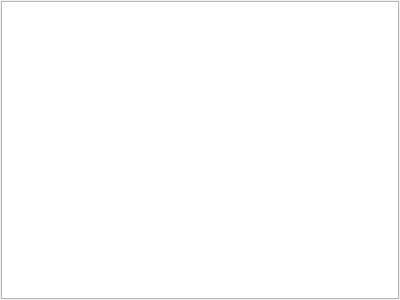
<?xml version="1.0" encoding="UTF-8"?>
<ui version="4.0">
 <class>WeActorPropertiesWidget</class>
 <widget class="QWidget" name="WeActorPropertiesWidget">
  <property name="geometry">
   <rect>
    <x>0</x>
    <y>0</y>
    <width>400</width>
    <height>300</height>
   </rect>
  </property>
  <property name="maximumSize">
   <size>
    <width>498</width>
    <height>16777215</height>
   </size>
  </property>
  <property name="windowTitle">
   <string>Widget_Console</string>
  </property>
  <layout class="QHBoxLayout" name="horizontalLayout">
   <property name="spacing">
    <number>1</number>
   </property>
   <property name="leftMargin">
    <number>1</number>
   </property>
   <property name="topMargin">
    <number>1</number>
   </property>
   <property name="rightMargin">
    <number>1</number>
   </property>
   <property name="bottomMargin">
    <number>1</number>
   </property>
   <item>
    <widget class="QTextBrowser" name="textBrowser">
     <property name="html">
      <string>&lt;!DOCTYPE HTML PUBLIC &quot;-//W3C//DTD HTML 4.0//EN&quot; &quot;http://www.w3.org/TR/REC-html40/strict.dtd&quot;&gt;
&lt;html&gt;&lt;head&gt;&lt;meta name=&quot;qrichtext&quot; content=&quot;1&quot; /&gt;&lt;style type=&quot;text/css&quot;&gt;
p, li { white-space: pre-wrap; }
&lt;/style&gt;&lt;/head&gt;&lt;body style=&quot; font-family:'MS Shell Dlg 2'; font-size:8.25pt; font-weight:400; font-style:normal;&quot;&gt;
&lt;p style=&quot;-qt-paragraph-type:empty; margin-top:0px; margin-bottom:0px; margin-left:0px; margin-right:0px; -qt-block-indent:0; text-indent:0px;&quot;&gt;&lt;br /&gt;&lt;/p&gt;&lt;/body&gt;&lt;/html&gt;</string>
     </property>
    </widget>
   </item>
  </layout>
 </widget>
 <layoutdefault spacing="6" margin="11"/>
 <resources/>
 <connections/>
</ui>
